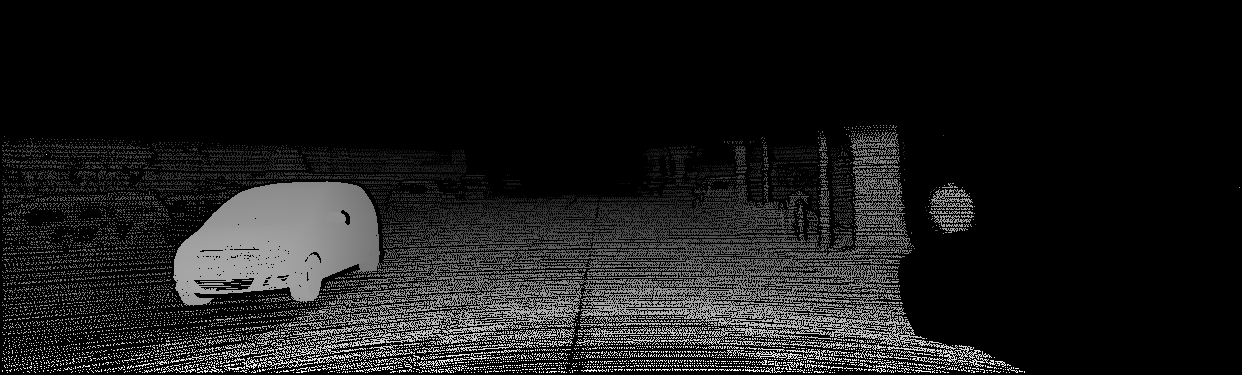
#> input picture augment/original.png, 1242 x 375 px
$ python depth_colormap.py   (older library calls are emulated)
#> lines starting #> are read from the running program, lines starting #| are printed output that depends on the picture; after the words box and inside, x2 and y2 are one past the last pixel; in counts of white or black regions, pixels touching at a corner belong together; long printed decimals are rounded
import cv2
import numpy as np
from PIL import Image
import matplotlib.pyplot as plt


def depth_read(filename):
    # loads depth map D from png file
    # and returns it as a numpy array,
    # for details see readme.txt

    depth_png = np.array(Image.open(filename), dtype=int)
    # make sure we have a proper 16bit depth map here.. not 8bit!
    assert(np.max(depth_png) > 255)

    depth = depth_png.astype(np.float) / 256.
    #depth[depth_png == 0] = -1.
    return depth

def read_raw_calib_file(filepath):
    # From https://github.com/utiasSTARS/pykitti/blob/master/pykitti/utils.py
    """Read in a calibration file and parse into a dictionary."""
#> called with filepath = 'calib_cam_to_cam.txt'
    data = {}

    with open(filepath, 'r') as f:
#> (reads augment/calib_cam_to_cam.txt from the repository)
        for line in f.readlines():
            key, value = line.split(':', 1)
            # The only non-float values in these files are dates, which
            # we don't care about anyway
            try:
                data[key] = np.array([float(x) for x in value.split()])
            except ValueError:
                pass
    return data

def disp2depth_kitti_K(disp, k_value):

    mask = (disp > 0).astype(float)
    depth = k_value * 0.54 / (disp + (1.0 - mask))

    return depth

#read intrinsic
intrinsics_raw = read_raw_calib_file('calib_cam_to_cam.txt')
intrinsics_raw = np.reshape(intrinsics_raw['P_rect_02'],(3,4))
intrinsic = intrinsics_raw[:3,:3]


GT_depth = depth_read('original.png')
depth_sparse = depth_read('depth_kitti.png')
#> call 2 of depth_read, with filename = 'depth_kitti.png'
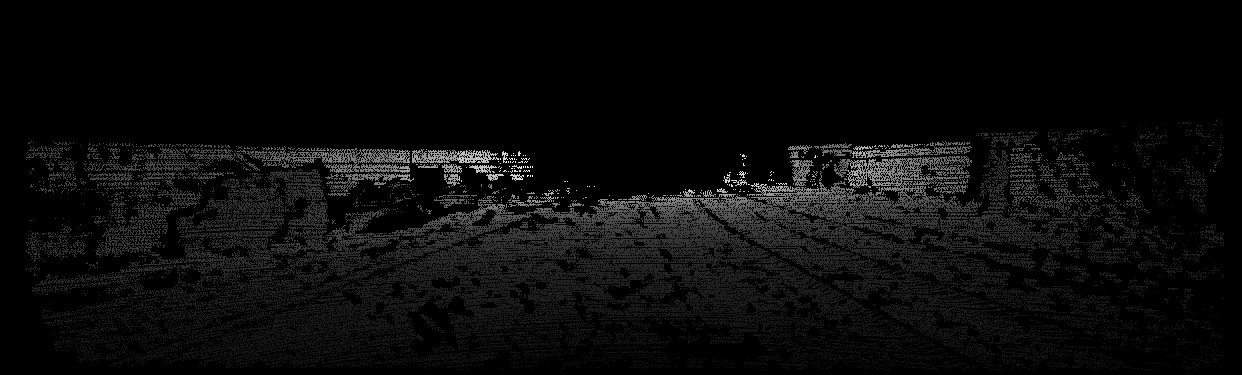
#> input picture augment/depth_kitti.png, 1242 x 375 px
generated_depth = depth_read('generated.png')
#> call 3 of depth_read, with filename = 'generated.png'
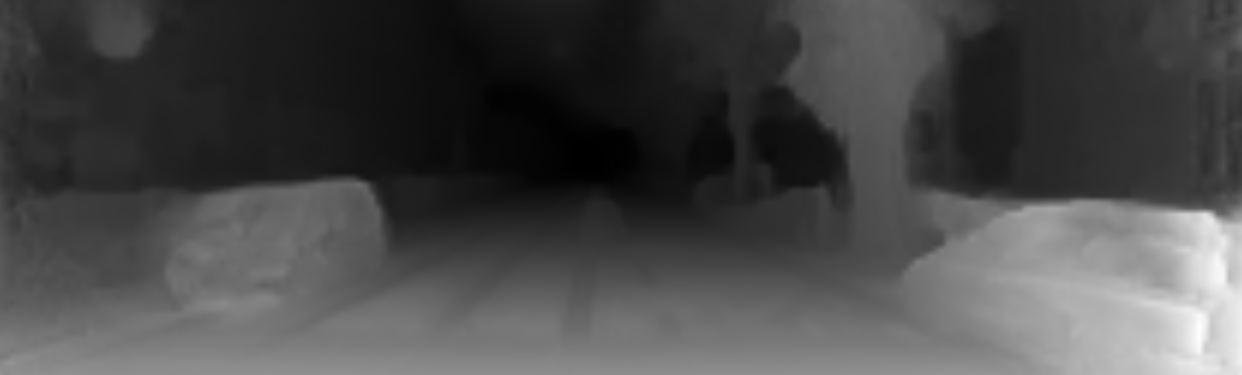
#> input picture augment/generated.png, 1242 x 375 px

print("Max & min of sparse:",np.max(GT_depth),np.min(GT_depth))
#| Max & min of sparse: 64.086 0.0
print("Max & min of dense:",np.max(generated_depth),np.min(generated_depth))
#| Max & min of dense: 120.031 0.6523
print("Max & min of dense:",np.max(depth_sparse),np.min(depth_sparse))
#| Max & min of dense: 84.895 0.0

GT_depth_colored = cv2.applyColorMap(cv2.convertScaleAbs(GT_depth, alpha=255/GT_depth.max()), cv2.COLORMAP_JET)
generated_depth_colored = cv2.applyColorMap(cv2.convertScaleAbs(generated_depth, alpha=255/generated_depth.max()), cv2.COLORMAP_JET)
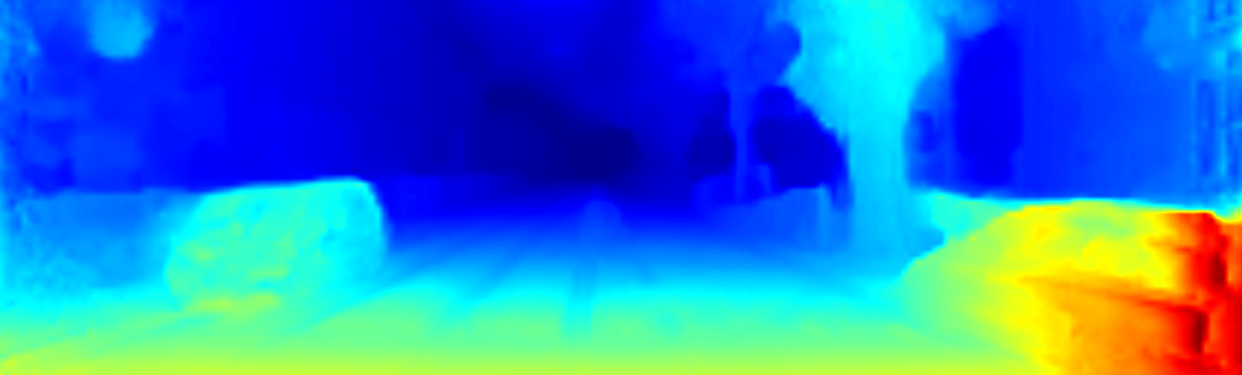
#> generated_depth_colored: shape (375, 1242, 3); mean B, G, R 202.3, 121.8, 42.3
depth_sparse_colored = cv2.applyColorMap(cv2.convertScaleAbs(depth_sparse, alpha=255/depth_sparse.max()), cv2.COLORMAP_JET)
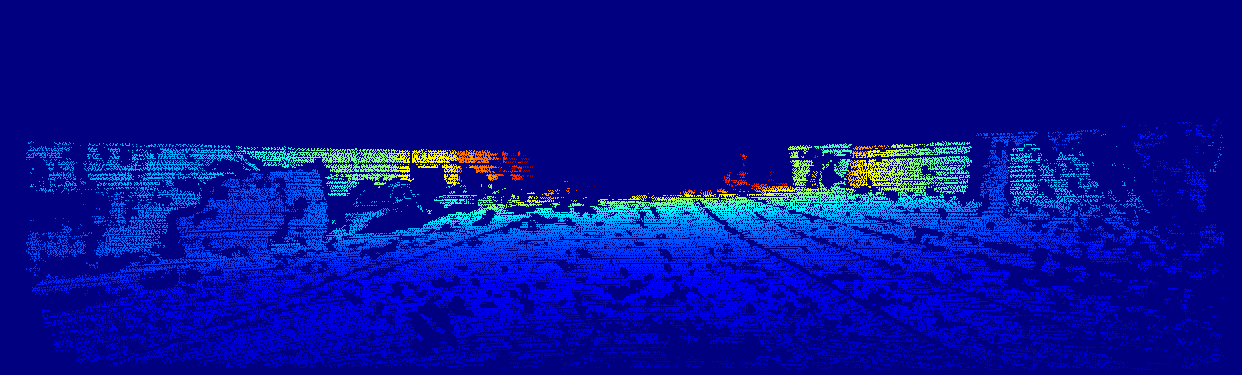
#> depth_sparse_colored: shape (375, 1242, 3); mean B, G, R 147.4, 14.6, 3.4
cv2.imwrite('GT_depth_colored.png',GT_depth_colored)
cv2.imwrite('generated_depth_colored.png',generated_depth_colored)
cv2.imwrite('depth_sparse_colored.png',depth_sparse_colored)


# [8 lines of commented-out code are left out]
inversed_GT = disp2depth_kitti_K(GT_depth, intrinsic[0, 0])
#> in disp2depth_kitti_K, `mask = (disp > 0).astype(float)`:
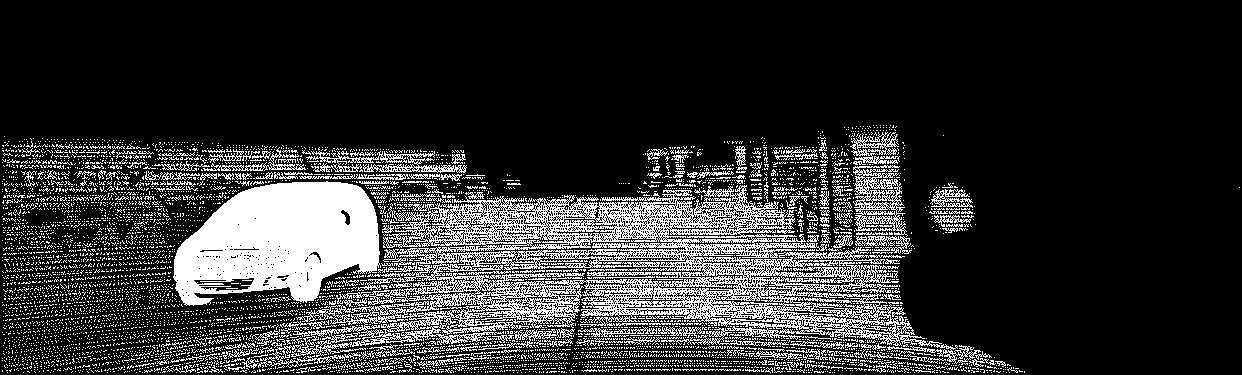
#> mask: shape (375, 1242) float64; values 0 (black) and 1 (white), 19.1% white; 6325 white regions (6086 under 20 px), largest, box (x1, y1, x2, y2) and area: (258, 185, 981, 368) 38955, (173, 181, 381, 306) 17941, (853, 165, 908, 237) 1673
#> in disp2depth_kitti_K, `depth = k_value * 0.54 / (disp + (1.0 - mask))`:
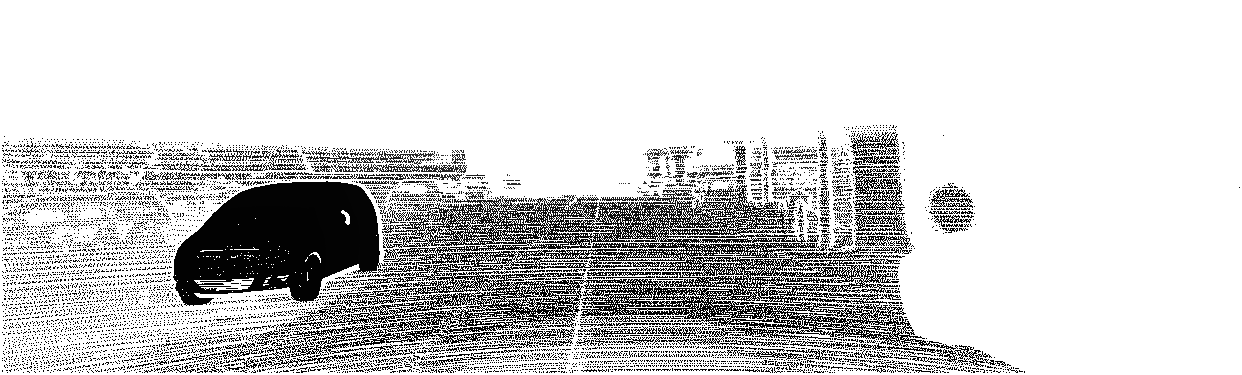
#> depth: shape (375, 1242) float64; min 5.96, max 381.8, mean 311.7; drawn with min black and max white
print("Max & min of dense:",np.max(inversed_GT),np.min(inversed_GT))
#| Max & min of dense: 381.807 5.958
inversed_GT_colored = cv2.applyColorMap(cv2.convertScaleAbs(inversed_GT, alpha=255/inversed_GT.max()), cv2.COLORMAP_JET)
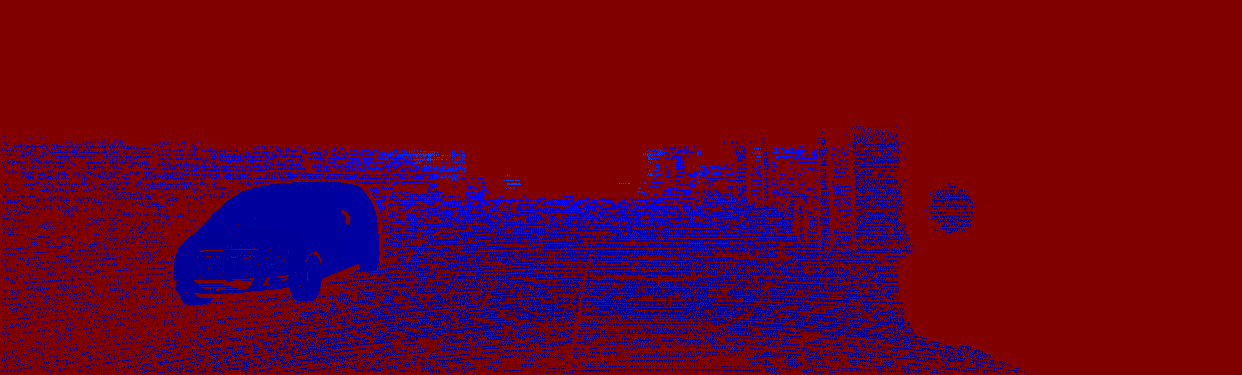
#> inversed_GT_colored: shape (375, 1242, 3); mean B, G, R 32, 0.1, 103.5
cv2.imwrite('inversed_GT_colored.png',inversed_GT_colored)
